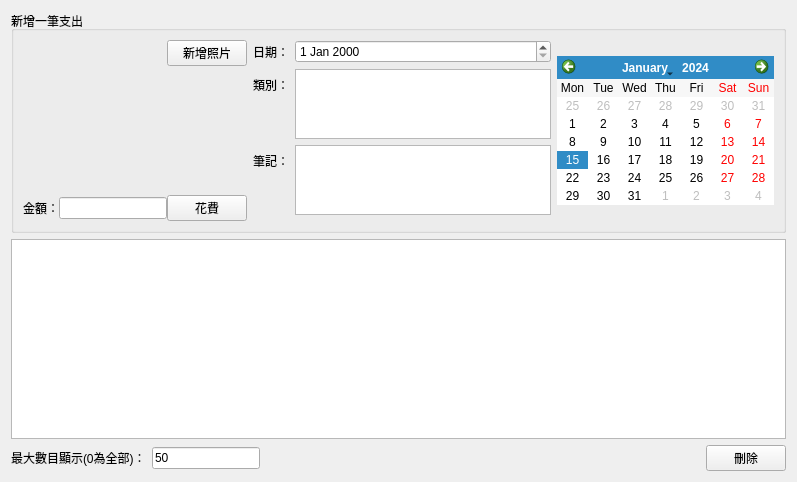
<?xml version="1.0" encoding="UTF-8"?>
<ui version="4.0">
 <class>PayTab</class>
 <widget class="QWidget" name="PayTab">
  <property name="geometry">
   <rect>
    <x>0</x>
    <y>0</y>
    <width>782</width>
    <height>482</height>
   </rect>
  </property>
  <property name="sizePolicy">
   <sizepolicy hsizetype="Preferred" vsizetype="Preferred">
    <horstretch>0</horstretch>
    <verstretch>0</verstretch>
   </sizepolicy>
  </property>
  <property name="windowTitle">
   <string>Form</string>
  </property>
  <layout class="QVBoxLayout" name="verticalLayout">
   <item>
    <widget class="QGroupBox" name="groupBox_2">
     <property name="sizePolicy">
      <sizepolicy hsizetype="Maximum" vsizetype="Maximum">
       <horstretch>0</horstretch>
       <verstretch>0</verstretch>
      </sizepolicy>
     </property>
     <property name="title">
      <string>新增一筆支出</string>
     </property>
     <layout class="QHBoxLayout" name="horizontalLayout_5">
      <property name="sizeConstraint">
       <enum>QLayout::SetFixedSize</enum>
      </property>
      <item>
       <layout class="QVBoxLayout" name="verticalLayout_2">
        <property name="spacing">
         <number>0</number>
        </property>
        <item>
         <layout class="QHBoxLayout" name="horizontalLayout_4">
          <item>
           <spacer name="horizontalSpacer_2">
            <property name="orientation">
             <enum>Qt::Horizontal</enum>
            </property>
            <property name="sizeHint" stdset="0">
             <size>
              <width>40</width>
              <height>20</height>
             </size>
            </property>
           </spacer>
          </item>
          <item>
           <widget class="QPushButton" name="picturePushButton">
            <property name="text">
             <string>新增照片</string>
            </property>
           </widget>
          </item>
         </layout>
        </item>
        <item>
         <widget class="QLabel" name="label">
          <property name="text">
           <string>&lt;html&gt;&lt;head/&gt;&lt;body&gt;&lt;p&gt;&lt;img src=&quot;:/images/logo.png&quot;/&gt;&lt;/p&gt;&lt;/body&gt;&lt;/html&gt;</string>
          </property>
         </widget>
        </item>
        <item>
         <layout class="QHBoxLayout" name="horizontalLayout_2">
          <property name="sizeConstraint">
           <enum>QLayout::SetDefaultConstraint</enum>
          </property>
          <item>
           <widget class="QLabel" name="payLabel">
            <property name="text">
             <string>金額：</string>
            </property>
           </widget>
          </item>
          <item>
           <widget class="QLineEdit" name="payLineEdit"/>
          </item>
          <item>
           <widget class="QPushButton" name="payButtom">
            <property name="text">
             <string>花費</string>
            </property>
           </widget>
          </item>
         </layout>
        </item>
       </layout>
      </item>
      <item>
       <layout class="QFormLayout" name="formLayout">
        <property name="fieldGrowthPolicy">
         <enum>QFormLayout::AllNonFixedFieldsGrow</enum>
        </property>
        <item row="0" column="0">
         <widget class="QLabel" name="dateLabel">
          <property name="text">
           <string>日期：</string>
          </property>
         </widget>
        </item>
        <item row="0" column="1">
         <widget class="QDateEdit" name="DateEdit"/>
        </item>
        <item row="2" column="0">
         <widget class="QLabel" name="noteLabel">
          <property name="text">
           <string>筆記：</string>
          </property>
         </widget>
        </item>
        <item row="2" column="1">
         <widget class="QTextEdit" name="noteTextEdit">
          <property name="sizePolicy">
           <sizepolicy hsizetype="Preferred" vsizetype="Preferred">
            <horstretch>0</horstretch>
            <verstretch>0</verstretch>
           </sizepolicy>
          </property>
         </widget>
        </item>
        <item row="3" column="1">
         <layout class="QHBoxLayout" name="horizontalLayout"/>
        </item>
        <item row="1" column="1">
         <widget class="QTreeView" name="classTreeView">
          <property name="sizePolicy">
           <sizepolicy hsizetype="Preferred" vsizetype="Preferred">
            <horstretch>0</horstretch>
            <verstretch>0</verstretch>
           </sizepolicy>
          </property>
         </widget>
        </item>
        <item row="1" column="0">
         <widget class="QLabel" name="classLabel">
          <property name="text">
           <string>類別：</string>
          </property>
          <property name="alignment">
           <set>Qt::AlignCenter</set>
          </property>
         </widget>
        </item>
       </layout>
      </item>
      <item>
       <widget class="QCalendarWidget" name="calendarWidget">
        <property name="sizePolicy">
         <sizepolicy hsizetype="Fixed" vsizetype="Fixed">
          <horstretch>0</horstretch>
          <verstretch>0</verstretch>
         </sizepolicy>
        </property>
        <property name="contextMenuPolicy">
         <enum>Qt::DefaultContextMenu</enum>
        </property>
        <property name="firstDayOfWeek">
         <enum>Qt::Monday</enum>
        </property>
        <property name="gridVisible">
         <bool>false</bool>
        </property>
        <property name="horizontalHeaderFormat">
         <enum>QCalendarWidget::ShortDayNames</enum>
        </property>
        <property name="verticalHeaderFormat">
         <enum>QCalendarWidget::NoVerticalHeader</enum>
        </property>
        <property name="navigationBarVisible">
         <bool>true</bool>
        </property>
       </widget>
      </item>
     </layout>
     <zorder>calendarWidget</zorder>
     <zorder></zorder>
    </widget>
   </item>
   <item>
    <widget class="QTableView" name="payTableView">
     <property name="sizePolicy">
      <sizepolicy hsizetype="Minimum" vsizetype="MinimumExpanding">
       <horstretch>0</horstretch>
       <verstretch>0</verstretch>
      </sizepolicy>
     </property>
    </widget>
   </item>
   <item>
    <layout class="QHBoxLayout" name="horizontalLayout_3">
     <property name="sizeConstraint">
      <enum>QLayout::SetFixedSize</enum>
     </property>
     <item>
      <widget class="QLabel" name="maxShowNumLabel">
       <property name="text">
        <string>最大數目顯示(0為全部)：</string>
       </property>
      </widget>
     </item>
     <item>
      <widget class="QLineEdit" name="maxShowNumlineEdit">
       <property name="sizePolicy">
        <sizepolicy hsizetype="Fixed" vsizetype="Fixed">
         <horstretch>0</horstretch>
         <verstretch>0</verstretch>
        </sizepolicy>
       </property>
       <property name="text">
        <string>50</string>
       </property>
      </widget>
     </item>
     <item>
      <spacer name="horizontalSpacer">
       <property name="orientation">
        <enum>Qt::Horizontal</enum>
       </property>
       <property name="sizeHint" stdset="0">
        <size>
         <width>40</width>
         <height>20</height>
        </size>
       </property>
      </spacer>
     </item>
     <item>
      <widget class="QPushButton" name="deletePushButtom">
       <property name="sizePolicy">
        <sizepolicy hsizetype="Fixed" vsizetype="Fixed">
         <horstretch>0</horstretch>
         <verstretch>0</verstretch>
        </sizepolicy>
       </property>
       <property name="text">
        <string>刪除</string>
       </property>
      </widget>
     </item>
    </layout>
   </item>
  </layout>
 </widget>
 <resources/>
 <connections/>
</ui>
